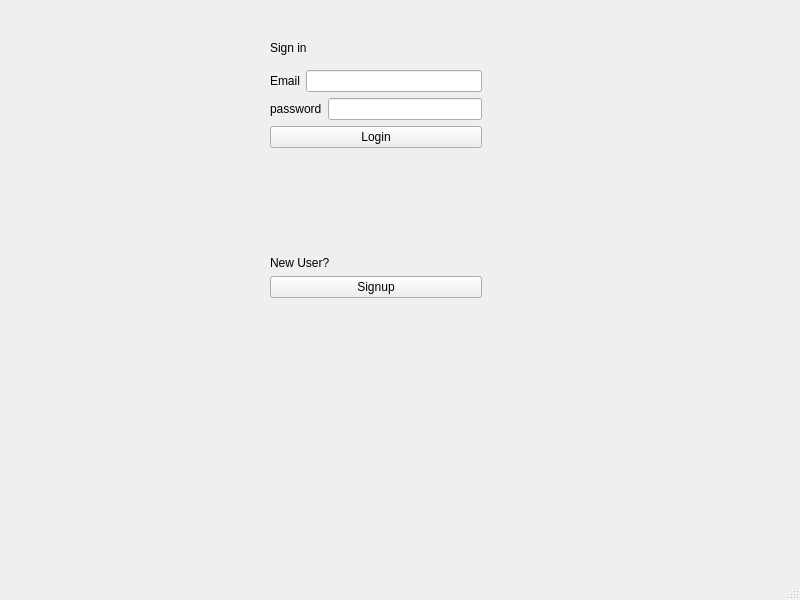
<?xml version="1.0" encoding="UTF-8"?>
<ui version="4.0">
 <class>MainWindow</class>
 <widget class="QMainWindow" name="MainWindow">
  <property name="geometry">
   <rect>
    <x>0</x>
    <y>0</y>
    <width>800</width>
    <height>600</height>
   </rect>
  </property>
  <property name="windowTitle">
   <string>MainWindow</string>
  </property>
  <widget class="QWidget" name="centralwidget">
   <widget class="QWidget" name="layoutWidget">
    <property name="geometry">
     <rect>
      <x>270</x>
      <y>70</y>
      <width>212</width>
      <height>228</height>
     </rect>
    </property>
    <layout class="QVBoxLayout" name="verticalLayout_5">
     <item>
      <layout class="QVBoxLayout" name="verticalLayout_3">
       <item>
        <layout class="QVBoxLayout" name="verticalLayout_2">
         <item>
          <layout class="QVBoxLayout" name="verticalLayout">
           <item>
            <layout class="QHBoxLayout" name="horizontalLayout">
             <item>
              <widget class="QLabel" name="label">
               <property name="text">
                <string>Email</string>
               </property>
              </widget>
             </item>
             <item>
              <widget class="QLineEdit" name="email"/>
             </item>
            </layout>
           </item>
           <item>
            <layout class="QHBoxLayout" name="horizontalLayout_2">
             <item>
              <widget class="QLabel" name="label_2">
               <property name="text">
                <string>password</string>
               </property>
              </widget>
             </item>
             <item>
              <widget class="QLineEdit" name="password"/>
             </item>
            </layout>
           </item>
          </layout>
         </item>
         <item>
          <widget class="QPushButton" name="login">
           <property name="text">
            <string>Login</string>
           </property>
          </widget>
         </item>
        </layout>
       </item>
      </layout>
     </item>
     <item>
      <spacer name="verticalSpacer">
       <property name="orientation">
        <enum>Qt::Vertical</enum>
       </property>
       <property name="sizeHint" stdset="0">
        <size>
         <width>20</width>
         <height>40</height>
        </size>
       </property>
      </spacer>
     </item>
     <item>
      <layout class="QVBoxLayout" name="verticalLayout_4">
       <item>
        <widget class="QLabel" name="label_4">
         <property name="text">
          <string>New User?</string>
         </property>
        </widget>
       </item>
       <item>
        <widget class="QPushButton" name="signup">
         <property name="text">
          <string>Signup</string>
         </property>
        </widget>
       </item>
      </layout>
     </item>
    </layout>
   </widget>
   <widget class="QLabel" name="label_5">
    <property name="geometry">
     <rect>
      <x>300</x>
      <y>310</y>
      <width>181</width>
      <height>71</height>
     </rect>
    </property>
    <property name="text">
     <string/>
    </property>
   </widget>
   <widget class="QLabel" name="label_3">
    <property name="geometry">
     <rect>
      <x>270</x>
      <y>40</y>
      <width>208</width>
      <height>16</height>
     </rect>
    </property>
    <property name="text">
     <string>Sign in</string>
    </property>
   </widget>
  </widget>
  <widget class="QMenuBar" name="menubar">
   <property name="geometry">
    <rect>
     <x>0</x>
     <y>0</y>
     <width>800</width>
     <height>26</height>
    </rect>
   </property>
  </widget>
  <widget class="QStatusBar" name="statusbar"/>
 </widget>
 <resources/>
 <connections/>
</ui>
